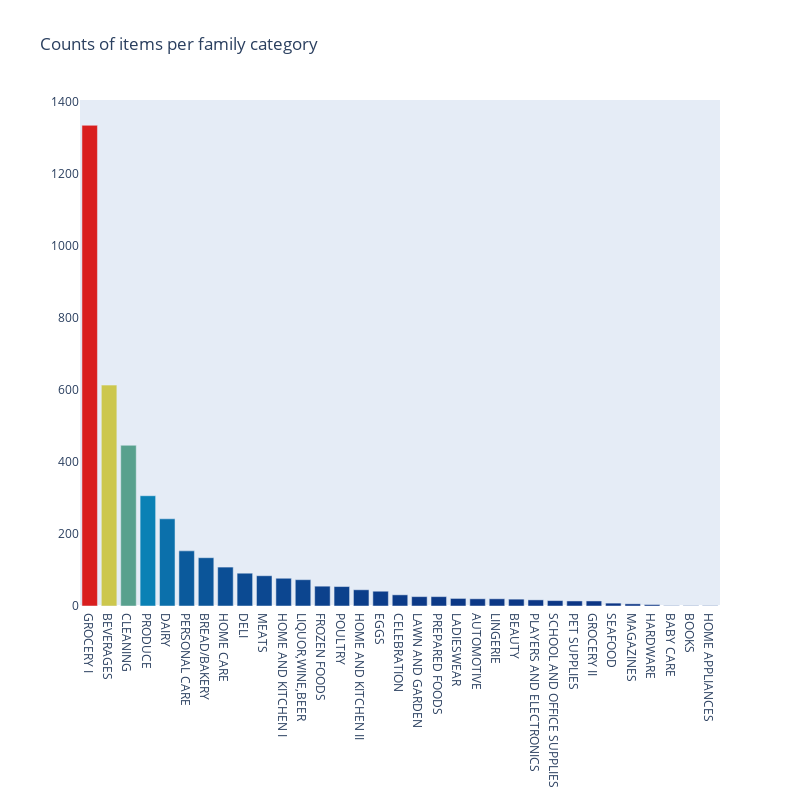

Notebook code for this chart:
### Code cell
x, y = (list(x) for x in zip(*sorted(zip(items.family.value_counts().index, 
                                         items.family.value_counts().values), 
                                        reverse = False)))
trace2 = go.Bar(
    y=items.family.value_counts().values,
    x=items.family.value_counts().index,
    marker=dict(
        color=items.family.value_counts().values,
        colorscale = 'Portland',
        reversescale = False
    ),
    orientation='v',
)

layout = dict(
    title='Counts of items per family category',
     width = 800, height = 800,
    yaxis=dict(
        showgrid=False,
        showline=False,
        showticklabels=True,
#         domain=[0, 0.85],
    ))

fig1 = go.Figure(data=[trace2])
fig1['layout'].update(layout)
py.iplot(fig1, filename='plots')

### Figure 1 — Plotly figure (JSON) as saved in the notebook; plotly's stock layout.template omitted (floating-point values rounded to 4 significant figures)
{"data": [{"marker": {"color": [1334, 613, 446, 306, 242, 153, 134, 108, 91, 84, 77, 73, 55, 54, 45, 41, 31, 26, 26, 21, 20, 20, 19, 17, 15, 14, 14, 8, 6, 4, 1, 1, 1], "colorscale": [[0, "rgb(12,51,131)"], [0.25, "rgb(10,136,186)"], [0.5, "rgb(242,211,56)"], [0.75, "rgb(242,143,56)"], [1, "rgb(217,30,30)"]], "reversescale": false}, "orientation": "v", "type": "bar", "x": ["GROCERY I", "BEVERAGES", "CLEANING", "PRODUCE", "DAIRY", "PERSONAL CARE", "BREAD/BAKERY", "HOME CARE", "DELI", "MEATS", "HOME AND KITCHEN I", "LIQUOR,WINE,BEER", "FROZEN FOODS", "POULTRY", "HOME AND KITCHEN II", "EGGS", "CELEBRATION", "LAWN AND GARDEN", "PREPARED FOODS", "LADIESWEAR", "AUTOMOTIVE", "LINGERIE", "BEAUTY", "PLAYERS AND ELECTRONICS", "SCHOOL AND OFFICE SUPPLIES", "PET SUPPLIES", "GROCERY II", "SEAFOOD", "MAGAZINES", "HARDWARE", "BABY CARE", "BOOKS", "HOME APPLIANCES"], "y": [1334, 613, 446, 306, 242, 153, 134, 108, 91, 84, 77, 73, 55, 54, 45, 41, 31, 26, 26, 21, 20, 20, 19, 17, 15, 14, 14, 8, 6, 4, 1, 1, 1]}], "layout": {"height": 800, "title": {"text": "Counts of items per family category"}, "width": 800, "xaxis": {"autorange": true, "range": [-0.5, 32.5], "type": "category"}, "yaxis": {"autorange": true, "range": [0, 1404.0], "showgrid": false, "showline": false, "showticklabels": true, "type": "linear"}}}
